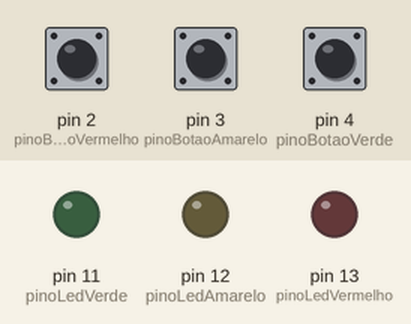
Simulated run of this sketch. Board: Arduino Uno, built with avr-gcc and run on an emulated ATmega328P. Shown: output pins drawn as LEDs (lit = HIGH). The inputs (shaded band) are chosen by the test bench; at power-on: pin 2 (pinoBotaoVermelho) LOW, pin 3 (pinoBotaoAmarelo) LOW, pin 4 (pinoBotaoVerde) LOW.

Above: at 1.2 s.
1.3 s: pin 2 (pinoBotaoVermelho) pulled HIGH for 0.15 s
At 1.37 s:
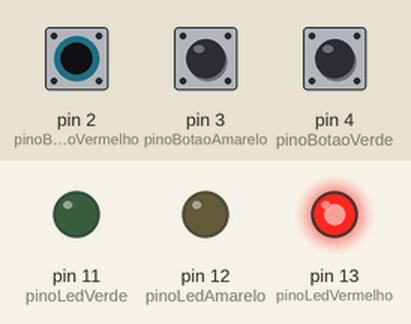
2.9 s: pin 3 (pinoBotaoAmarelo) pulled HIGH for 0.15 s
At 2.97 s:
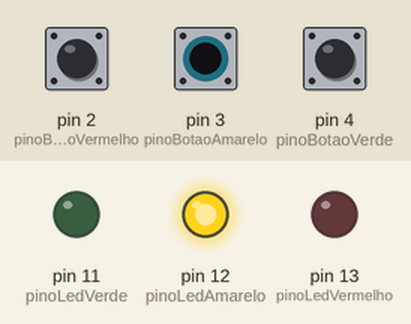
4.5 s: pin 4 (pinoBotaoVerde) pulled HIGH for 0.15 s
At 4.57 s:
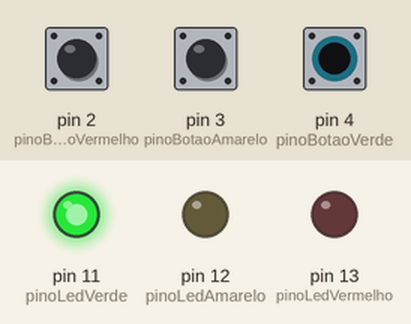
6.1 s: pin 4 (pinoBotaoVerde) pulled HIGH for 3.2 s
At 10.1 s:
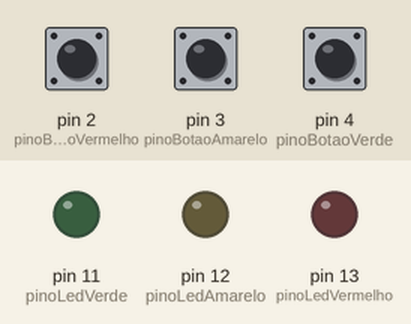
10.8 s: pin 2 (pinoBotaoVermelho) pulled HIGH for 3.2 s
At 11.2 s:
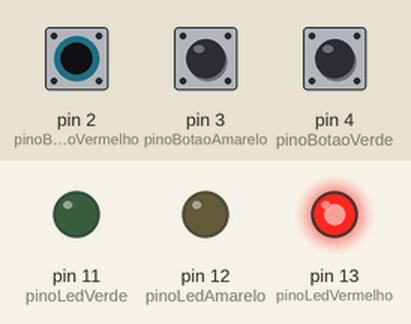
15.5 s: pin 2 (pinoBotaoVermelho) driven HIGH and pin 3 (pinoBotaoAmarelo) driven HIGH
At 16.0 s:
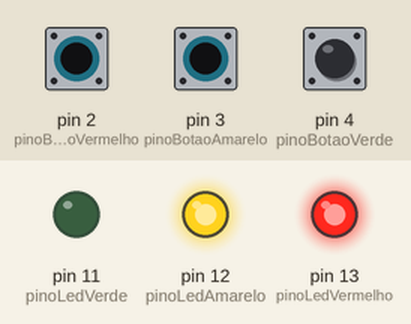
Timing chart, 0 to 18.0 s (numbered marks = the images above; inputs shaded):
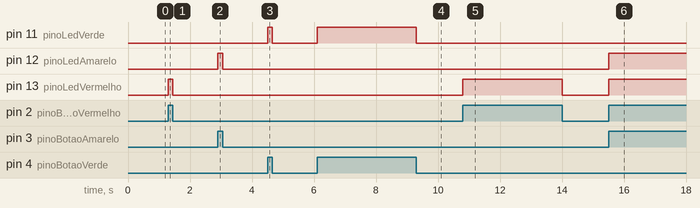

The sketch:

mod2_3x_pushbutton_led.ino
```cpp
/**************\
 ** Módulo 2 **
\**************/
const int pinoLedVermelho = 13;
const int pinoLedAmarelo = 12;
const int pinoLedVerde = 11;
const int pinoBotaoVermelho = 2;
const int pinoBotaoAmarelo = 3;
const int pinoBotaoVerde = 4;
int estadoBotaoVermelho = 0;
int estadoBotaoAmarelo = 0;
int estadoBotaoVerde = 0;

void setup(){
  pinMode(pinoLedVermelho, OUTPUT);
  pinMode(pinoBotaoVermelho, INPUT);
  pinMode(pinoLedAmarelo, OUTPUT);
  pinMode(pinoBotaoAmarelo, INPUT);
  pinMode(pinoLedVerde, OUTPUT);
  pinMode(pinoBotaoVerde, INPUT);
}

void loop(){
  estadoBotaoVermelho = digitalRead(pinoBotaoVermelho);
  estadoBotaoAmarelo = digitalRead(pinoBotaoAmarelo);
  estadoBotaoVerde = digitalRead(pinoBotaoVerde);

  if (estadoBotaoVermelho == HIGH){
  	digitalWrite(pinoLedVermelho, HIGH);
  } else {
  	digitalWrite(pinoLedVermelho, LOW);
  }

  if (estadoBotaoAmarelo == HIGH){
  	digitalWrite(pinoLedAmarelo, HIGH);
  } else {
  	digitalWrite(pinoLedAmarelo, LOW);
  }

  if (estadoBotaoVerde == HIGH){
  	digitalWrite(pinoLedVerde, HIGH);
  } else {
  	digitalWrite(pinoLedVerde, LOW);
  }
}
```

main.cpp
```cpp
#include <Arduino.h>

// put function declarations here:
int myFunction(int, int);

void setup() {
  // put your setup code here, to run once:
  int result = myFunction(2, 3);
}

void loop() {
  // put your main code here, to run repeatedly:
}

// put function definitions here:
int myFunction(int x, int y) {
  return x + y;
}
```

Measured:
- after the input at 1.3 s, pin 13 (pinoLedVermelho): LOW → HIGH at once, → LOW 0.15 s later
- after the input at 2.9 s, pin 12 (pinoLedAmarelo): LOW → HIGH at once, → LOW 0.15 s later
- after the input at 4.5 s, pin 11 (pinoLedVerde): LOW → HIGH at once, → LOW 0.15 s later
- after the input at 6.1 s, pin 11 (pinoLedVerde): LOW → HIGH at once, → LOW 3.2 s later
- after the input at 10.8 s, pin 13 (pinoLedVermelho): LOW → HIGH at once, → LOW 3.2 s later
- after the input at 15.5 s, pin 12 (pinoLedAmarelo), pin 13 (pinoLedVermelho): LOW → HIGH at once
